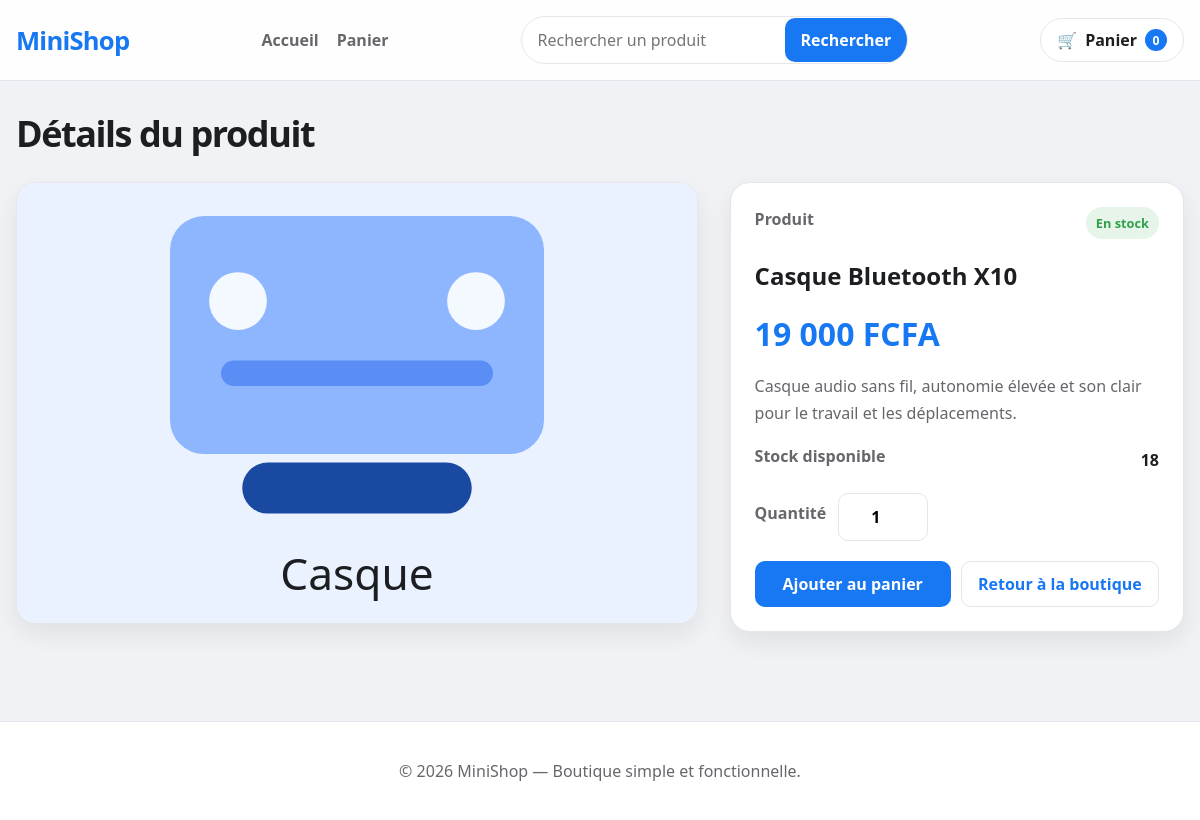
Page /details.php?id=1 on the committed database.
### tables this page shows
CREATE TABLE produits (
    id INT UNSIGNED NOT NULL AUTO_INCREMENT,
    nom VARCHAR(150) NOT NULL,
    description TEXT NOT NULL,
    prix DECIMAL(10,2) NOT NULL,
    stock INT UNSIGNED NOT NULL DEFAULT 0,
    image VARCHAR(255) NOT NULL,
    actif TINYINT(1) NOT NULL DEFAULT 1,
    created_at TIMESTAMP NOT NULL DEFAULT CURRENT_TIMESTAMP,
    PRIMARY KEY (id),
    KEY idx_produits_actif (actif),
    CONSTRAINT chk_produits_prix CHECK (prix > 0),
    CONSTRAINT chk_produits_stock CHECK (stock >= 0)
);

### details.php (the view, shortened to what this page needs)
<?php
require_once __DIR__ . '/config/database.php';
$productId = filter_input(INPUT_GET, 'id', FILTER_VALIDATE_INT);
$stmt = $pdo->prepare('SELECT id, nom, description, prix, stock, image, actif FROM produits WHERE id = :id AND actif = 1 LIMIT 1');
$stmt->execute([':id' => $productId]);
$product = $stmt->fetch();
include __DIR__ . '/includes/header.php';
?>
<div class="container">
    <section class="page-header">
        <h1 class="page-heading">Détails du produit</h1>
    </section>
    <div class="details-layout">
        <div class="product-visual">
            <img src="<?php echo htmlspecialchars($product['image'], ENT_QUOTES, 'UTF-8'); ?>" alt="<?php echo htmlspecialchars($product['nom'], ENT_QUOTES, 'UTF-8'); ?>">
        </div>
        <div class="product-detail-card">
            <div class="detail-row">
                <span class="label">Produit</span>
                <span class="stock-tag <?php echo ((int) $product['stock'] > 0) ? 'in-stock' : 'out-of-stock'; ?>">
                    <?php echo ((int) $product['stock'] > 0) ? 'En stock' : 'Rupture'; ?>
                </span>
            </div>
            <h2><?php echo htmlspecialchars($product['nom'], ENT_QUOTES, 'UTF-8'); ?></h2>
            <div class="detail-price"><?php echo number_format((float) $product['prix'], 0, ',', ' '); ?> FCFA</div>
            <p class="detail-description"><?php echo nl2br(htmlspecialchars($product['description'], ENT_QUOTES, 'UTF-8')); ?></p>
            <div class="detail-row">
                <span class="label">Stock disponible</span>
                <strong><?php echo (int) $product['stock']; ?></strong>
            </div>
            <div class="detail-quantity">
                <label for="product-quantity" class="label">Quantité</label>
                <input id="product-quantity" type="number" min="1" max="<?php echo (int) $product['stock']; ?>" value="1">
            </div>
            <div class="product-actions">
                <button id="detail-add-to-cart" class="primary-btn" type="button" data-product-id="<?php echo (int) $product['id']; ?>">Ajouter au panier</button>
                <a href="index.php" class="secondary-btn">Retour à la boutique</a>
            </div>
        </div>
    </div>
</div>
<?php include __DIR__ . '/includes/footer.php'; ?>

### assets/css/style.css (style rules this page uses)
:root { --primary: #1877F2; --primary-hover: #166FE5; --bg: #F0F2F5; --surface: #FFFFFF; --text: #1C1E21; --text-secondary: #65676B; --border: #E4E6EB; --success: #31A24C; --danger: #E41E3F; --shadow: 0 10px 25px rgba(28, 30, 33, 0.08); }
* { box-sizing: border-box; }
html { scroll-behavior: smooth; }
body { margin: 0; font-family: "Segoe UI", Tahoma, Geneva, Verdana, sans-serif; background: var(--bg); color: var(--text); }
img { max-width: 100%; display: block; }
a { color: inherit; text-decoration: none; }
button, input { font: inherit; }
.container { width: min(1200px, calc(100% - 32px)); margin: 0 auto; }
.search-form button, .primary-btn, .secondary-btn, .action-btn, .cart-qty-button, .delete-btn { border: none; cursor: pointer; transition: all 0.2s ease; }
.search-form button, .primary-btn, .secondary-btn, .action-btn { display: inline-flex; align-items: center; justify-content: center; border-radius: 10px; padding: 11px 16px; font-weight: 600; }
.search-form button, .primary-btn { background: var(--primary); color: #fff; }
.secondary-btn, .action-btn { background: var(--surface); color: var(--primary); border: 1px solid var(--border); }
.page-header { margin-bottom: 24px; }
.page-heading { margin: 0; font-size: clamp(2rem, 3vw, 2.6rem); letter-spacing: -0.04em; }
.stock-tag { padding: 7px 10px; border-radius: 999px; font-weight: 700; font-size: 0.8rem; }
.stock-tag.in-stock { background: rgba(49, 162, 76, 0.12); color: var(--success); }
.product-actions { display: flex; gap: 10px; }
.product-actions .primary-btn, .product-actions .secondary-btn { flex: 1; }
.details-layout { display: grid; grid-template-columns: minmax(0, 1.2fr) minmax(280px, 0.8fr); gap: 32px; align-items: start; }
.product-visual { background: var(--surface); border: 1px solid var(--border); border-radius: 20px; overflow: hidden; box-shadow: var(--shadow); }
.product-visual img { width: 100%; height: 440px; object-fit: cover; }
.product-detail-card { background: var(--surface); border: 1px solid var(--border); border-radius: 20px; padding: 24px; box-shadow: var(--shadow); }
.detail-row { display: flex; align-items: center; justify-content: space-between; gap: 12px; margin-bottom: 18px; }
.label { color: var(--text-secondary); font-weight: 600; margin-bottom: 8px; display: inline-block; }
.detail-price { font-size: 2rem; font-weight: 800; color: var(--primary); margin: 10px 0 18px; }
.detail-description { color: var(--text-secondary); line-height: 1.7; margin-bottom: 18px; }
.detail-quantity { display: flex; align-items: center; gap: 12px; margin: 14px 0 20px; }
.detail-quantity input { width: 90px; padding: 12px 10px; border: 1px solid var(--border); border-radius: 10px; text-align: center; font-weight: 600; }

### rows in the picture
produits: image (picture), nom "Casque Bluetooth X10", prix "19 000", description "Casque audio sans fil, autonomie élevée et son clair pour le travail et les déplacements.", stock "18"

### other values in the picture
$cartCount "0"
